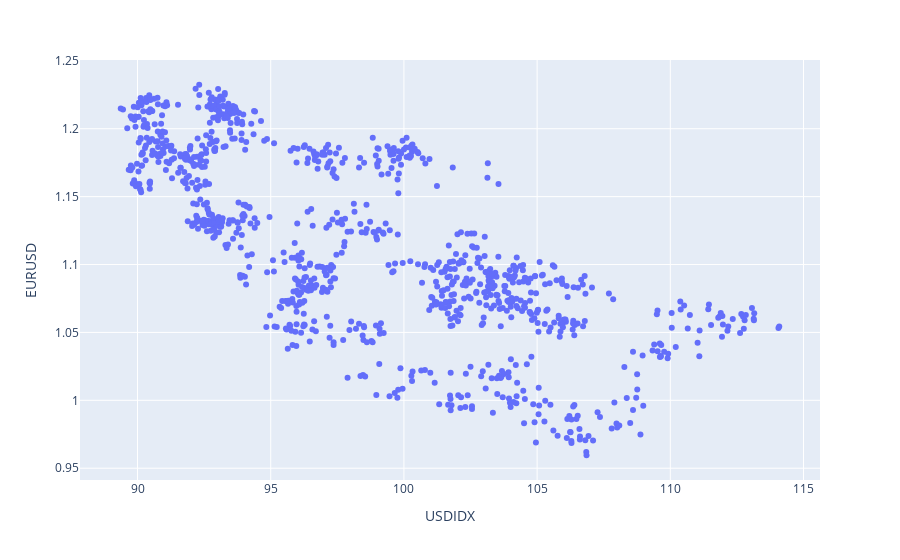

This figure's notebook cell:
### Code cell
px.scatter(df, x=symbol_1, y=symbol_2)

### Figure 1 — Plotly figure (JSON) as saved in the notebook; plotly's stock layout.template omitted (floating-point values rounded to 4 significant figures; data arrays with more than 128 entries replaced by an {"elided": "..."} marker saying what was removed)
{"data": [{"hovertemplate": "USDIDX=%{x}<br>EURUSD=%{y}<extra></extra>", "legendgroup": "", "marker": {"color": "#636efa", "symbol": "circle"}, "mode": "markers", "name": "", "orientation": "v", "showlegend": false, "type": "scatter", "x": {"elided": "1000 float values"}, "xaxis": "x", "y": {"elided": "1000 float values"}, "yaxis": "y"}], "layout": {"legend": {"tracegroupgap": 0}, "margin": {"t": 60}, "xaxis": {"anchor": "y", "domain": [0, 1], "title": {"text": "USDIDX"}}, "yaxis": {"anchor": "x", "domain": [0, 1], "title": {"text": "EURUSD"}}}}
